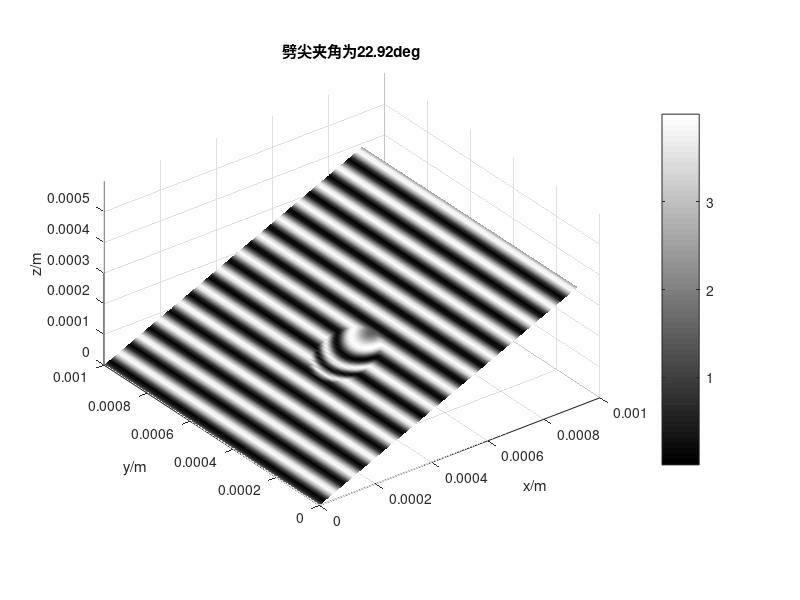

This chart was generated by the following MATLAB code:
clear;
close all;
I0 = 1;
times = 0;

lambda = 6e-5; % 波长，为 600nm
x_0 = 0.0004; % 缺陷的 x 坐标
y_0 = 0.0004; % 缺陷的 y 坐标
h_0 = lambda / 3;

r = 5 * h_0; % 劈尖半径
R = (r ^ 2 + h_0 ^ 2) / (2 * h_0);

for theta = 0.1:0.005:0.4 % 劈尖夹角
    times = times + 1;
    length = .001; % 劈尖长度
    xmax = 0.001 * cos(theta); % ?
    [x, y] = meshgrid(0:0.00001:xmax, 0:0.00001:0.001); % 生成网格，x 为横坐标，y 为纵坐标
    z = x * tan(theta);

    x_ = x - x_0; % 以缺陷为原点建立坐标系
    y_ = y - y_0;

    % 计算缺陷对应的高度变化
    inside_defect = (x_ .^ 2 + y_ .^ 2) <= r ^ 2;
    h_height = sqrt(R ^ 2 - x_ .^ 2 - y_ .^ 2) - sqrt(R ^ 2 - r ^ 2);
    h_height(~inside_defect) = 0; % 只在缺陷区域内应用高度变化
    % defect 区域（圆形）处 h += h_height
    h = z + h_height; % 凹陷，注意是 +

    k = 2 * pi / lambda; % 波数
    Delta = 2 * h; % 光程差
    I = I0 * 2 * (cos(Delta * k + pi / 2) + 1);
    surf(x, y, z, I);
    % set(gcf, 'color', [0.667, 0.667, 1]);
    shading interp; % 颜色插值
    colorbar;
    axis equal; % 等比例缩放
    set(gca, 'ZLim', [0, 0.0006]);
    set(gca, 'XLim', [0, 0.001]);
    xlabel('x/m'); ylabel('y/m'); zlabel('z/m');
    title(['劈尖夹角为', num2str(theta / pi * 180, 4), 'deg']);
    colormap gray;
    m(:, times) = getframe; % 把图像存入矩阵 m 中
end

movie(m, 2);
